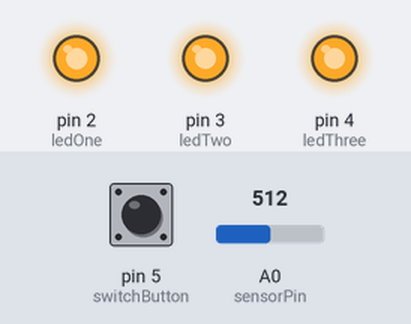
Bench run of a sketch on a simulated Arduino Uno, built with avr-gcc and run on an emulated ATmega328P. Shown: output pins drawn as LEDs (lit = HIGH). The inputs (shaded band) are chosen by the test bench; at power-on: A0 (sensorPin) = 512, pin 5 (switchButton) LOW. What the sketch prints to the serial monitor is not drawn.

Above: at 1.2 s.
1.3 s: A0 (sensorPin) set to 55
2.8 s: A0 (sensorPin) set to 49
At 4.0 s:
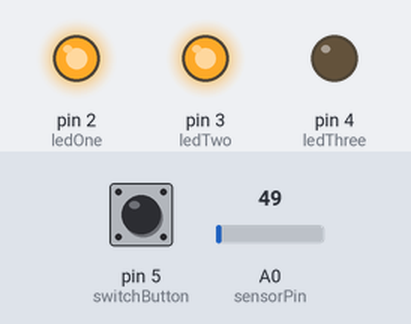
4.3 s: A0 (sensorPin) set to 0
At 4.9 s:
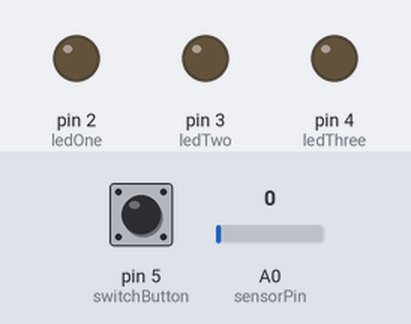
5.8 s: A0 (sensorPin) set to 122
At 6.5 s:
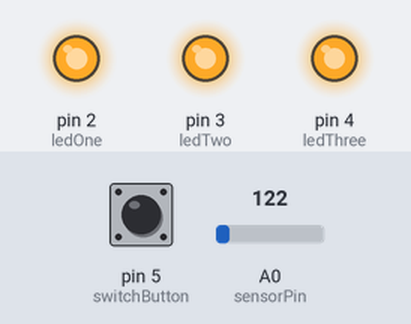
7.3 s: pin 5 (switchButton) pulled HIGH for 0.15 s
At 8.4 s:
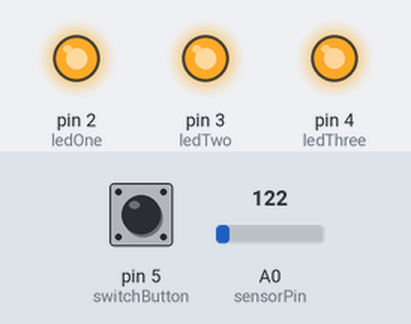
8.9 s: pin 5 (switchButton) pulsed HIGH 5 times (0.12 s each, 0.3 s apart)
At 9.16 s:
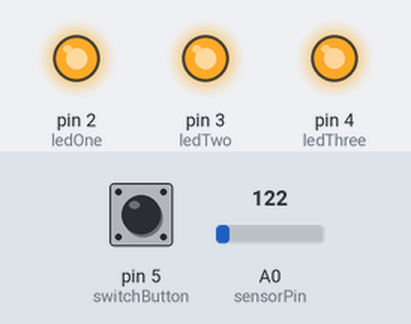
Timing chart, 0 to 12.9 s (numbered marks = the images above; inputs shaded):
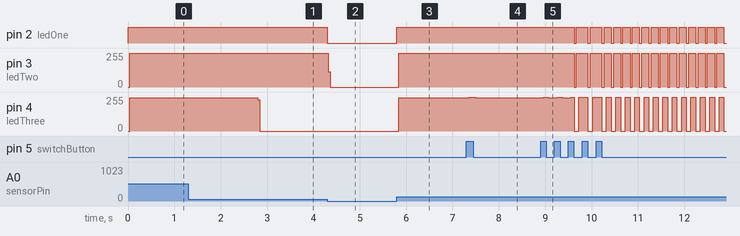

Measured:
- the behaviour switches between 50 and 49 on A0 (sensorPin) (found by bisection; images 0 and 1)
- after the input at 1.3 s, every drawn part: stays the same
- after the input at 2.8 s, pin 4 (ledThree): 249/255 → 0/255 at once
- after the input at 4.3 s, pin 2 (ledOne): HIGH → LOW at once; pin 3 (ledTwo): 252/255 → 0/255 at once
- after the input at 5.8 s, pin 2 (ledOne): LOW → HIGH at once; pin 3 (ledTwo): 0/255 → 252/255 at once; pin 4 (ledThree): 0/255 → 249/255 at once
- after the input at 7.3 s, pin 3 (ledTwo): 252/255 → 255/255 after 0.06 s; pin 4 (ledThree): 249/255 → 255/255 after 0.06 s, → 249/255 0.13 s later
- after the input at 8.9 s, pin 2 (ledOne): goes LOW 0.05 s, HIGH 0.25 s, LOW 0.05 s, HIGH 0.25 s, 13 × (LOW 0.05 s, HIGH 0.15 s), then LOW, starting after 0.72 s; pin 3 (ledTwo): goes 0/255 0.05 s, 255/255 0.25 s, 0/255 0.05 s, 255/255 0.25 s, 13 × (0/255 0.05 s, 255/255 0.15 s), then 0/255, starting after 0.72 s

The sketch:

project.ino
```cpp
/* Love-o-Meter */

const int sensorPin = A0;
const int ledOne = 2;
const int ledTwo = 3;
const int ledThree = 4;

const int switchButton = 5;
int deviceStatus = 0;
int clickCounter = 0;

const float baselineTemp = 20.0;

void setup() {
  Serial.begin(9600);
  pinMode(ledOne, OUTPUT);
  pinMode(ledTwo, OUTPUT);
  pinMode(ledThree, OUTPUT);
  pinMode(switchButton, INPUT);
}

void loop() {
  int sensorVal = analogRead(sensorPin);
  float voltage = (sensorVal/1024.0) * 5.0;
  float temperature = voltage * 100;

  if (!diagnosticsCheck()) {
    loveMeterLed(temperature);
  } else {
    printTemperature(sensorVal, voltage, temperature);
    debugLed(20.0);
    debugLed(23.0);
    debugLed(25.0);
    debugLed(28.0);
  }

  delay(1);
}

void loveMeterLed(float temperature) {
  if (temperature <= baselineTemp) {
    digitalWrite(ledOne, LOW);
    digitalWrite(ledTwo, LOW);
    digitalWrite(ledThree, LOW);
  }

  if (temperature > baselineTemp) {
    digitalWrite(ledOne, HIGH);
    digitalWrite(ledTwo, LOW);
    digitalWrite(ledThree, LOW);
  }

  if (temperature > (baselineTemp + 2)) {
    digitalWrite(ledOne, HIGH);
    digitalWrite(ledTwo, HIGH);
    digitalWrite(ledThree, LOW);
  }

  if (temperature > (baselineTemp + 4)) {
    digitalWrite(ledOne, HIGH);
    digitalWrite(ledTwo, HIGH);
    digitalWrite(ledThree, HIGH);
  }
}

void printTemperature(int sensorVal, float voltage, float temperature) {
  Serial.print("Sensor value: ");
  Serial.print(sensorVal);
  Serial.print(", Voltage: ");
  Serial.print(voltage);
  Serial.print(", Temperature: ");
  Serial.print(temperature);
  Serial.println(" C");
}

void debugLed(float temperature) {
  loveMeterLed(temperature);
  delay(50);
}

boolean diagnosticsCheck() {
  int buttonValue = digitalRead(switchButton);

  if (buttonValue == 1) {
    Serial.print("Button pressed");
    clickCounter += 1;
    Serial.print(clickCounter);

    while(digitalRead(switchButton) == 1) {
      delay(1);
    }
  }

  if (clickCounter > 3) {
    deviceStatus = !deviceStatus;
    clickCounter = 0;
  }

  return deviceStatus;
}
```
